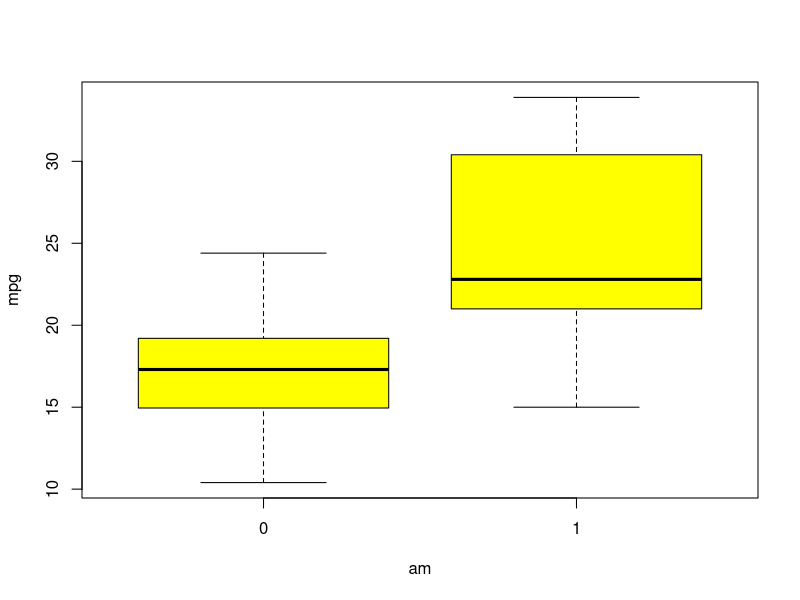
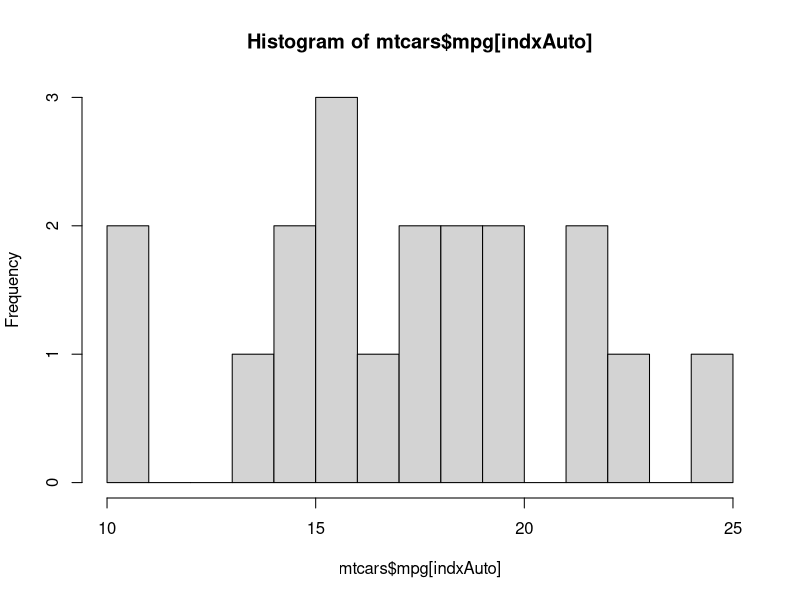
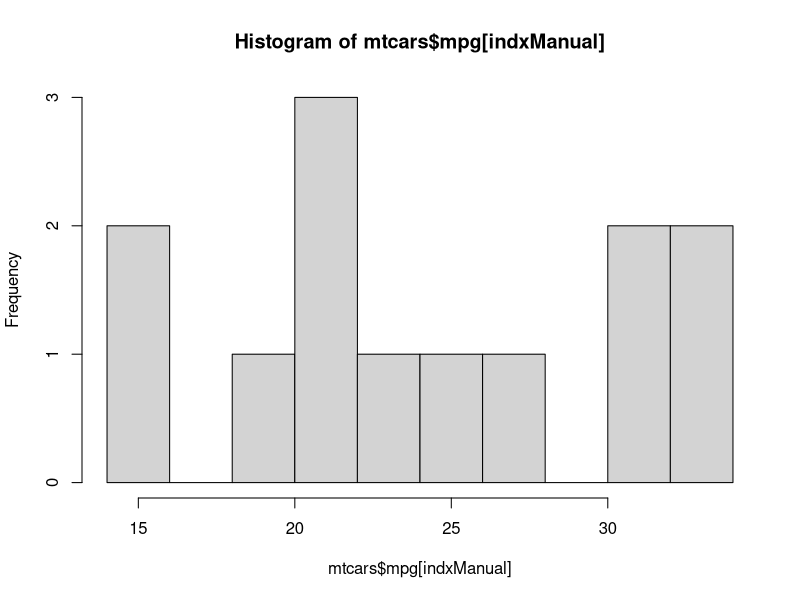
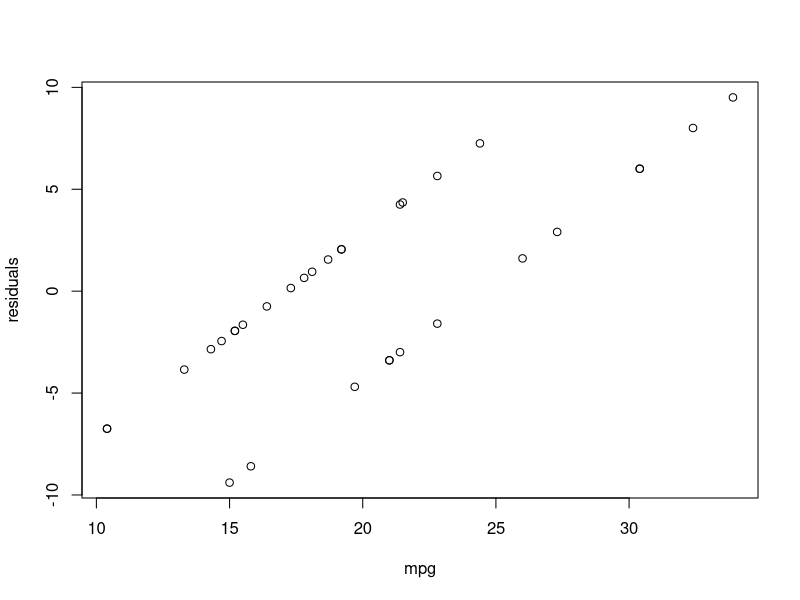
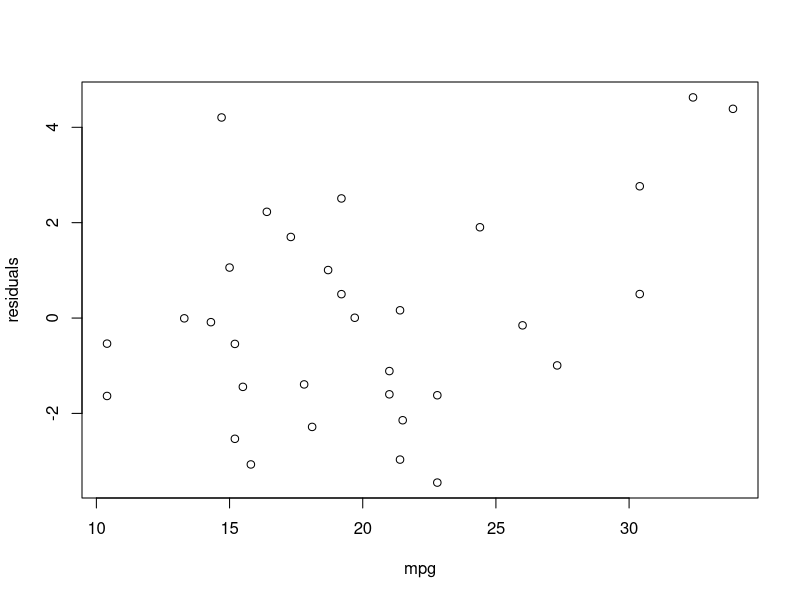
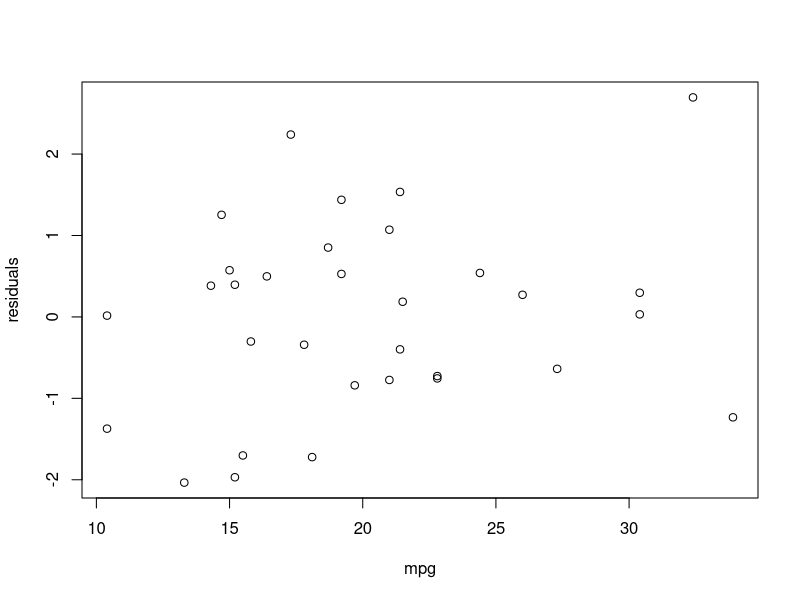
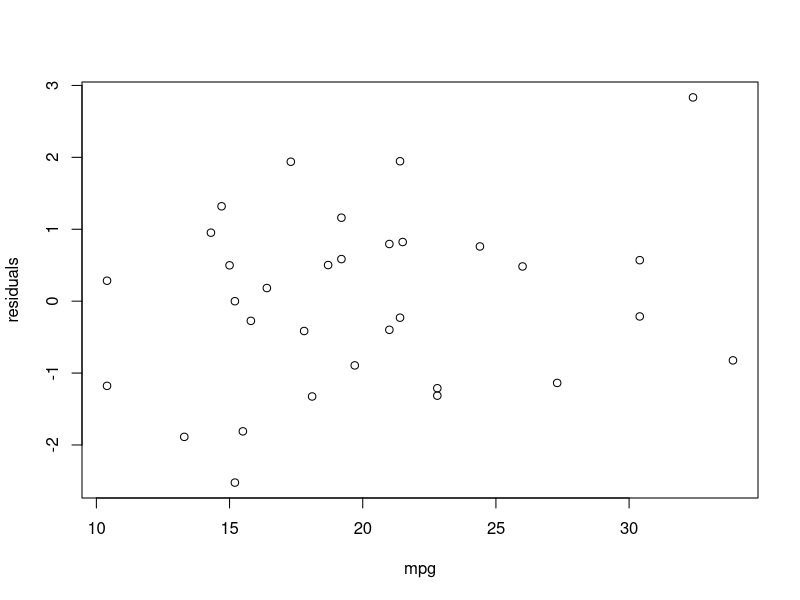

These charts were generated, in order, by the following R code: (Note: this script raises an error after producing the figures.)
data(mtcars);

### Get index of manual and automatic
indxAuto <- mtcars$am == 0
indxManual <- mtcars$am == 1
### Split mtcars into manual and automatic
mtcarsAuto <- mtcars[indxAuto,]
mtcarsManual <- mtcars[indxManual,]

### Exploratory test if there is significant difference
### between the means using t-test, without fixing any other variables
t.test(mtcarsAuto$mpg, mtcarsManual$mpg)

### There is statistical significant difference between
### the non adjusted groups. It shows that manual has greater mpg
### that automatic. Hoever since the data is not normalized 
### along other variables we cannot make say anthing more.

### Lets examine the data visually
boxplot(mpg ~ am, data = mtcars, col = "yellow")

### The t test is verified visually now
### Plot histograms of mpg with automatic and transmission
hist(mtcars$mpg[indxAuto], breaks=10)
hist(mtcars$mpg[indxManual], breaks=10)

### Our first exploratory model is just fitting the model with
### just the transmission factor variable
fitTest0 <- lm(mpg ~ factor(am), data=mtcars); 
summary(fitTest0);
resTest0 <- residuals(fitTest0);
plot(resTest0 ~ mpg, data=mtcars, xlab="mpg", ylab="residuals")

### The plot of the residuals shows two clear lines which is evidence
### that our model does not explain the mpg well as. Pushing us
### to explore the possibility that the difference is due to another variable 

### We create a joint simple model that assumes a constant change
### in the difference of mpg due to transmission change
fitTest1 <- lm(mpg ~ factor(am) + . - am, data=mtcars); 
summary(fitTest1);
resTest1 <- residuals(fitTest1);
plot(resTest1 ~ mpg, data=mtcars, xlab="mpg", ylab="residuals")

### This model estimates with very low statistical significance
### factor(am)1  2.52023    2.05665   1.225   0.2340  
### Which is a 2.5 miles per gallon more for manual transmission.
### This seems contrary to our thinking, so we should explore 
### variable interactions

### The last model fits the data with low residual but none of the
### variables seems to be statistically significant, we are then
### forced to assume interaction between the variables
### This new model assumes interaction between transmission and
## all the variables
fitTest2 <- lm(mpg ~ factor(am) * (. -am), data=mtcars); 
summary(fitTest2);
resTest2 <- residuals(fitTest2);
plot(resTest2 ~ mpg, data=mtcars, xlab="mpg", ylab="residuals")

### This model fits better, but we need to fear overfitting the data so
### we select only the most significant interactions, we may loose some accuracy but we
### should strive for a simple model
### To do so we use the step function to find the best fit
fitBest <- step(fitTest2, direction='both')
summary(fitBest);
resBest <- residuals(fitBest);
plot(resBest ~ mpg, data=mtcars, xlab="mpg", ylab="residuals")



fitTest3 <- lm(mpg, factor(am) + wt, data=mtcars)
